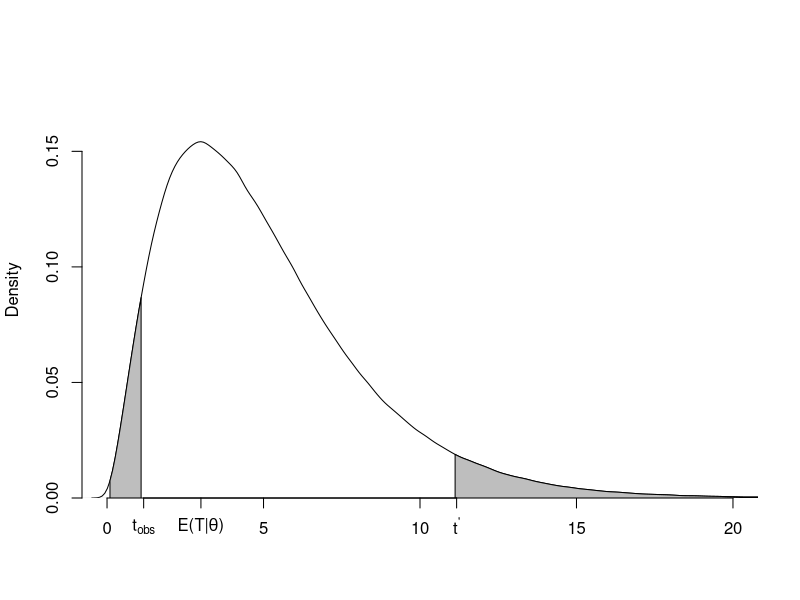

Generate this figure with R:
## ---- chunk 1
# the power in test B
dbinom(3,5,2/3)+dbinom(4,5,2/3)+dbinom(5,5,2/3)
# the size in test B
dbinom(3,5,0.5)+dbinom(4,5,0.5)+dbinom(5,5,0.5)
## ---- chunk 2
x <- rchisq(1000000, 5)
q100 <- quantile(x, 1)
q95 <- quantile(x, .95)
q05 <- quantile(x, 0.05)
q00 <- quantile(x,0)
dens_obj <- density(x)
plot(dens_obj, xlim=c(0,20), frame.plot = FALSE, main=" ", yaxs="i",
     ylim=c(0,0.18), xlab="")
x1 <- max(which(dens_obj$x <= q05))
x2 <- min(which(dens_obj$x > q00))
x3 <- min(which(dens_obj$x >= q95))
x4 <- max(which(dens_obj$x <  q100))
with(dens_obj, polygon(x=c(x[c(x1,x1:x2,x2)]), y= c(0, y[x1:x2], 0), col="gray"))
with(dens_obj, polygon(x=c(x[c(x3,x3:x4,x4)]), y= c(0, y[x3:x4], 0), col="gray"))

axis(1, at=c(1.17,3,11.17), labels = c(expression(t[obs]), expression(paste("E(T|",theta,")", sep = "")), expression(t^"'")))
